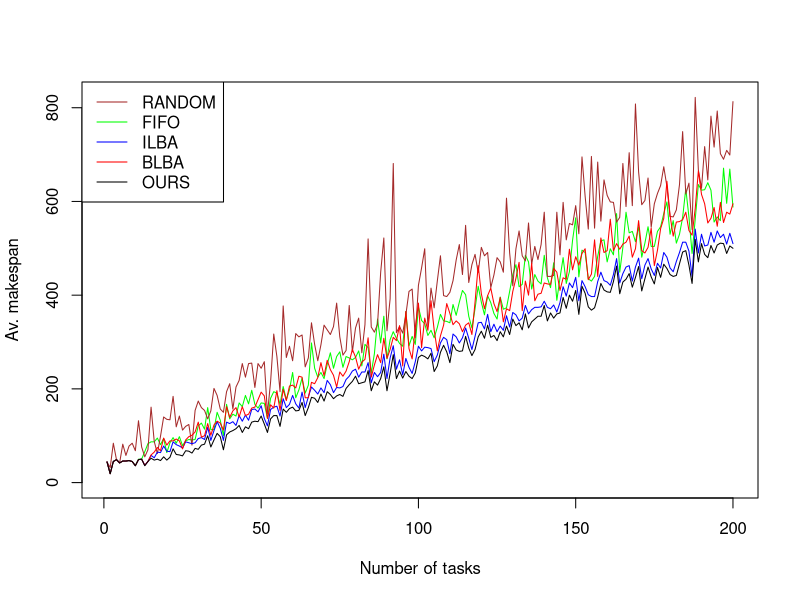
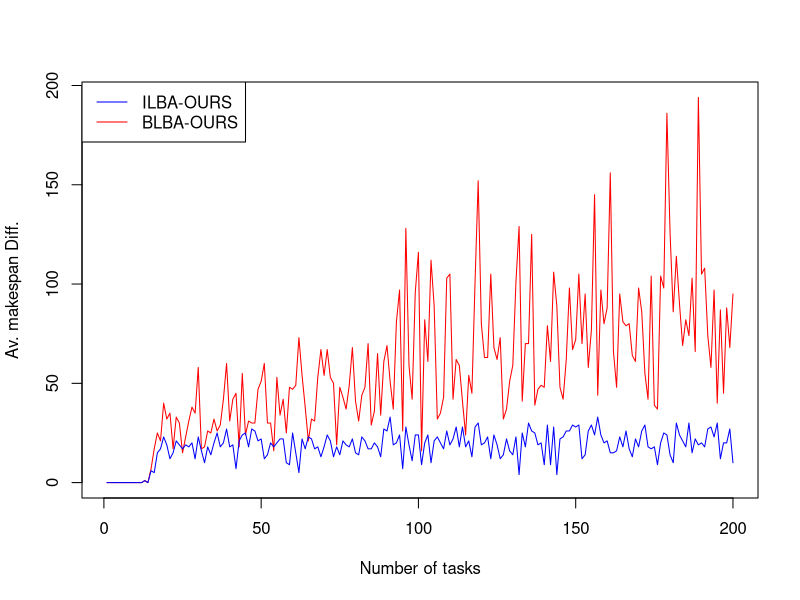
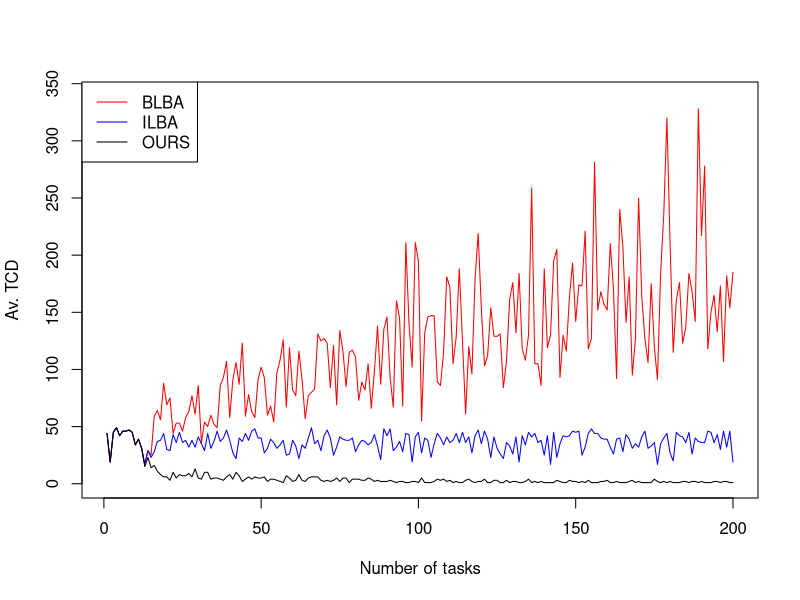
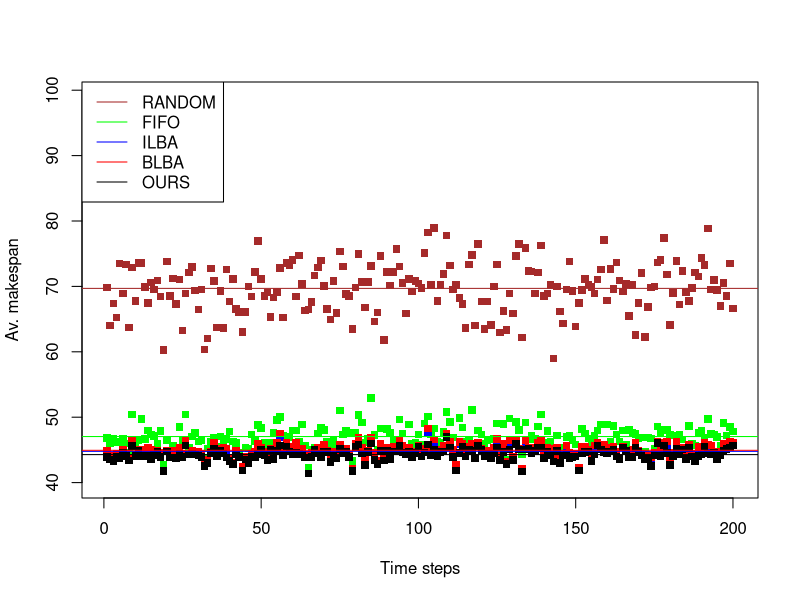

These figures' R source, in order: (Note: a time limit stopped this script after it produced the figures.)
virtu=10
fifo=rep(0,200)
rnd=rep(0,200)
greed=rep(0,200)
greedb=rep(0,200)
ours=rep(0,200)
greedmin=rep(0,200)
greedminb=rep(0,200)
oursmin=rep(0,200)
fifofun=function(n)
{
  fiflist=rep(0,virtu)
  tmp=1
  for(i in 1:length(n)){
    fiflist[tmp]=fiflist[tmp]+n[i]
    tmp=tmp+1;
    if(tmp>virtu)
      tmp=1
  }
  return(max(fiflist))
}
greedfun=function(n)
{
  greedlist=rep(0,virtu)
  tmp=1
  for(i in 1:length(n)){
    greedlist[tmp]=greedlist[tmp]+n[i]
    tmp=which.min(greedlist)
  }
  return(c(max(greedlist),min(greedlist)))
}
greedfunb=function(n)
{
  greedlist=rep(0,virtu)
  blba=rep(0,virtu)
  tmp=1
  blba[tmp]=blba[tmp]+1
  for(i in 1:length(n)){
    blba[tmp]=blba[tmp]+1
    greedlist[tmp]=greedlist[tmp]+n[i]
    tmp=which(blba==min(blba))
    if(length(tmp)!=1){
      tmptmp=which.min(greedlist[tmp])
      tmp=tmp[tmptmp]
    }
  }
  return(c(max(greedlist),min(greedlist)))
}
rndfun=function(n)
{
  rndlist=rep(0,virtu)
  tmp=sample(1:virtu,1)
  for(i in 1:length(n)){
    rndlist[tmp]=rndlist[tmp]+n[i]
    tmp=sample(1:virtu,1)
  }
  return(max(rndlist))
}
oursfun=function(n)
{
  ourslist=rep(0,virtu)
  m=sort(n,decreasing = TRUE)
  tmp=1
  for(i in 1:length(n)){
    ourslist[tmp]=ourslist[tmp]+m[i]
    tmp=which.min(ourslist)
  }
  return(c(max(ourslist),min(ourslist)))
}
for(i in 1:200)
{
  tmpfifo=rep(0,50)
  tmprnd=rep(0,50)
  tmpgreed=rep(0,50)
  tmpgreedb=rep(0,50)
  tmpours=rep(0,50)
  tmpoursmin=rep(0,50)
  tmpgreedmin=rep(0,50)
  tmpgreedminb=rep(0,50)
  for(j in 1:50){
    n=sample(1:50,i,replace = TRUE)
    tmpfifo=fifofun(n)
    tmprnd=rndfun(n)
    tmp=greedfun(n)
    tmpgreed=tmp[1]
    tmpgreedmin=tmp[2]
    tmp=greedfunb(n)
    tmpgreedb=tmp[1]
    tmpgreedminb=tmp[2]
    tmp=oursfun(n)
    tmpours=tmp[1]
    tmpoursmin=tmp[2]
  }
  fifo[i]=mean(tmpfifo)
  greed[i]=mean(tmpgreed)
  greedb[i]=mean(tmpgreedb)
  rnd[i]=mean(tmprnd)
  ours[i]=mean(tmpours)
  greedmin[i]=mean(tmpgreedmin)
  greedminb[i]=mean(tmpgreedminb)
  oursmin[i]=mean(tmpoursmin)
}
windows()
plot(fifo,type='l',ylim=c(0,max(rnd)),col='green',xlab="Number of tasks",ylab="Av. makespan")
legend("topleft", c("RANDOM","FIFO","ILBA","BLBA","OURS"),col=c("brown", "green","blue","red","black"), lty=1,)
lines(rnd,col='brown')
lines(greed,col='blue')
lines(greedb,col='red')
lines(ours,col='black')
windows()
plot(greedb-ours,type='l',xlab="Number of tasks",ylab="Av. makespan Diff.",col="red")
legend("topleft", c("ILBA-OURS","BLBA-OURS"),col=c("blue","red"), lty=1)
lines(greed-ours,col='blue')
windows()
plot(greedb-greedminb,type='l',ylim=c(min(ours-oursmin),10+max(greedb-greedminb)),xlab="Number of tasks",ylab="Av. TCD",col="red")
legend("topleft", c("BLBA","ILBA","OURS"),col=c("red","blue","black"), lty=1,)
lines(greed-greedmin,col="blue")
lines(ours-oursmin,col="black")

for(i in 1:200)
{
  tmpfifo=rep(0,50)
  tmprnd=rep(0,50)
  tmpgreed=rep(0,50)
  tmpgreedb=rep(0,50)
  tmpours=rep(0,50)
  tmpoursmin=rep(0,50)
  tmpgreedmin=rep(0,50)
  tmpgreedminb=rep(0,50)
  m=rpois(50,7)+1
  for(j in 1:50){
    n=sample(1:50,m[j],replace = TRUE)
    tmpfifo[j]=fifofun(n)
    tmprnd[j]=rndfun(n)
    tmp=greedfun(n)
    tmpgreed[j]=tmp[1]
    tmpgreedmin[j]=tmp[2]
    tmp=greedfunb(n)
    tmpgreedb[j]=tmp[1]
    tmpgreedminb[j]=tmp[2]
    tmp=oursfun(n)
    tmpours[j]=tmp[1]
    tmpoursmin[j]=tmp[2]
  }
  fifo[i]=mean(tmpfifo)
  greed[i]=mean(tmpgreed)
  greedb[i]=mean(tmpgreedb)
  rnd[i]=mean(tmprnd)
  ours[i]=mean(tmpours)
  greedmin[i]=mean(tmpgreedmin)
  greedminb[i]=mean(tmpgreedminb)
  oursmin[i]=mean(tmpoursmin)
}

windows()
plot(fifo,type='p',pch=15,ylim=c(40,max(rnd)+20),col='green',xlab="Time steps",ylab="Av. makespan")
legend("topleft", c("RANDOM","FIFO","ILBA","BLBA","OURS"),col=c("brown", "green","blue","red","black"), lty=1,)
lines(rnd,col='brown',type='p',pch=15)
lines(greed,col='blue',type='p',pch=15)
lines(greedb,col='red',type='p',pch=15)
lines(ours,col='black',type='p',pch=15)
abline(h=mean(ours),col='black')
abline(h=mean(fifo),col='green')
abline(h=mean(rnd),col='brown')
abline(h=mean(greed),col='blue')
abline(h=mean(greedb),col='red')

rnd1=rep(0,50)
greed1=rep(0,50)
greed1b=rep(0,50)
ours1=rep(0,50)
fifo1=rep(0,50)
oursmin1=rep(0,50)
greedmin1=rep(0,50)
greedmin1b=rep(0,50)
tfif1=rep(0,50)
tgrd1=rep(0,50)
trnd1=rep(0,50)
tour1=rep(0,50)
tgrdb1=rep(0,50)
options(digits=22)
for(k in 1:50)
{
  tfif2=rep(0,200)
  tgrd2=rep(0,200)
  trnd2=rep(0,200)
  tour2=rep(0,200)
  tgrdb2=rep(0,200)
  for(i in 1:200)
  {
    tfif3=rep(0,50)
    tgrd3=rep(0,50)
    trnd3=rep(0,50)
    tour3=rep(0,50)
    tgrdb3=rep(0,50)
    tmpfifo=rep(0,50)
    tmprnd=rep(0,50)
    tmpgreed=rep(0,50)
    tmpgreedb=rep(0,50)
    tmpours=rep(0,50)
    tmpoursmin=rep(0,50)
    tmpgreedmin=rep(0,50)
    tmpgreedminb=rep(0,50)
    m=rpois(50,7)+1
    for(j in 1:50){
      n=sample(1:50,m[j],replace = TRUE)
      start_time <- Sys.time()
      tmpfifo[j]=fifofun(n)
      end_time <- Sys.time()
      tfif3[j]=end_time - start_time
      start_time <- Sys.time()
      tmprnd[j]=rndfun(n)
      end_time <- Sys.time()
      trnd3[j]=end_time - start_time
      start_time <- Sys.time()
      tmp=greedfun(n)
      tmpgreed[j]=tmp[1]
      tmpgreedmin[j]=tmp[2]
      end_time <- Sys.time()
      tgrd3[j]=end_time - start_time
      start_time <- Sys.time()
      tmp=greedfunb(n)
      tmpgreedb[j]=tmp[1]
      tmpgreedminb[j]=tmp[2]
      end_time <- Sys.time()
      tgrdb3[j]=end_time - start_time
      start_time <- Sys.time()
      tmp=oursfun(n)
      tmpours[j]=tmp[1]
      tmpoursmin[j]=tmp[2]
      end_time <- Sys.time()
      tour3[j]=end_time - start_time
    }
    tfif2[i]=mean(tfif3)
    tour2[i]=mean(tour3)
    tgrd2[i]=mean(tgrd3)
    tgrdb2[i]=mean(tgrdb3)
    trnd2[i]=mean(trnd3)
    fifo[i]=mean(tmpfifo)
    greed[i]=mean(tmpgreed)
    greedb[i]=mean(tmpgreedb)
    rnd[i]=mean(tmprnd)
    ours[i]=mean(tmpours)
    greedmin[i]=mean(tmpgreedmin)
    greedminb[i]=mean(tmpgreedminb)
    oursmin[i]=mean(tmpoursmin)
  }
  tfif1[k]=sum(tfif2)
  tour1[k]=sum(tour2)
  tgrd1[k]=sum(tgrd2)
  tgrdb1[k]=sum(tgrdb2)
  trnd1[k]=sum(trnd2)
  fifo1[k]=mean(fifo)
  greed1[k]=mean(greed)
  greed1b[k]=mean(greedb)
  rnd1[k]=mean(rnd)
  ours1[k]=mean(ours)
  oursmin1[k]=mean(oursmin)
  greedmin1[k]=mean(greedmin)
  greedmin1b[k]=mean(greedminb)
}

mean(tour1)
mean(tfif1)
mean(trnd1)
mean(tgrdb1)
mean(tgrd1)


windows()
plot(fifo1,type='l',ylim=c(min(ours1),max(rnd1)+20),col='green',xlab="Time steps",ylab="Av. makespan")
legend("topleft", c("RANDOM","FIFO","ILBA","BLBA","OURS"),col=c("brown", "green","blue","red","black"), lty=1,)
lines(rnd1,col='brown',type='l')
lines(greed1,col='blue',type='l')
lines(greed1b,col='red',type='l')
lines(ours1,col='black',type='l')
windows()
plot(greed1b-ours1,ylim=c(min(greed1-ours1),max(greed1b-ours1)+0.05),type='l',xlab="Time steps",ylab="Av. makespan Diff.",col="red")
legend("topleft", c("ILBA-OURS","BLBA-OURS"),col=c("blue","red"), lty=1)
lines(greed1-ours1,col='blue')

windows()
plot(greed1-greedmin1,type='l',ylim=c(min(ours1-oursmin1),max(greed1b-greedmin1b)+0.3),xlab="Time steps",ylab="Av. TCD",col="blue")
legend("topleft", c("BLBA","ILBA","OURS"),col=c("red","blue","black"), lty=1,)
lines(ours1-oursmin1,col="black")
lines(greed1b-greedmin1b,col="red")



##############################200 timestep continuous
fiflist=rep(0,virtu)
greedlist=rep(0,virtu)
greedlistb=rep(0,virtu)
blba=rep(0,virtu)
rndlist=rep(0,virtu)
ourslist=rep(0,virtu)

fifofun1=function(n,fiflist,tmp)
{
  if(tmp>virtu)
    tmp=1
  for(i in 1:length(n)){
    fiflist[tmp]=fiflist[tmp]+n[i]
    tmp=tmp+1;
    if(tmp>virtu)
      tmp=1
  }
  return(c(max(fiflist),tmp,fiflist))
}
greedfun1=function(n,greedlist,tmp1)
{
  tmp=tmp1
  for(i in 1:length(n)){
    greedlist[tmp]=greedlist[tmp]+n[i]
    tmp=which.min(greedlist)
  }
  return(c(max(greedlist),min(greedlist),tmp,greedlist))
}
greedfun1b=function(n,greedlist,tmp1,blba)
{
  tmp=tmp1
  for(i in 1:length(n)){
    blba[tmp]=blba[tmp]+1
    greedlist[tmp]=greedlist[tmp]+n[i]
    tmp=which(blba==min(blba))
    if(length(tmp)!=1){
      tmptmp=which.min(greedlist[tmp])
      tmp=tmp[tmptmp]
    }
  }
  return(c(max(greedlist),min(greedlist),tmp,greedlist,blba))
}
rndfun1=function(n,rndlist)
{
  tmp=sample(1:virtu,1)
  for(i in 1:length(n)){
    rndlist[tmp]=rndlist[tmp]+n[i]
    tmp=sample(1:virtu,1)
  }
  return(c(max(rndlist),rndlist))
}
oursfun1=function(n,ourslist)
{
  m=sort(n,decreasing = TRUE)
  for(i in 1:length(n)){
    tmp=which.min(ourslist)
    ourslist[tmp]=ourslist[tmp]+m[i]
  }
  return(c(max(ourslist),min(ourslist),ourslist))
}

tmp=1
tmp1=1
tmp2=1
tfif1=rep(0,200)
tgrd1=rep(0,200)
trnd1=rep(0,200)
tour1=rep(0,200)
tgrdb1=rep(0,200)
for(i in 1:200)
{
  tfif=rep(0,50)
  tgrd=rep(0,50)
  trnd=rep(0,50)
  tour=rep(0,50)
  tgrdb=rep(0,50)
  tmpfifo=rep(0,50)
  tmprnd=rep(0,50)
  tmpgreed=rep(0,50)
  tmpgreedb=rep(0,50)
  tmpours=rep(0,50)
  tmpoursmin=rep(0,50)
  tmpgreedmin=rep(0,50)
  tmpgreedminb=rep(0,50)
  m=rpois(50,7)+1
  for(j in 1:50){
    n=sample(1:50,m[j],replace = TRUE)
    start_time <- Sys.time()
    temp=fifofun1(n,fiflist,tmp)
    tmpfifo[j]=temp[1]
    tmp=temp[2]
    fiflist=temp[3:length(temp)]
    end_time <- Sys.time()
    tfif[j]=end_time - start_time
    start_time <- Sys.time()
    temp=rndfun1(n,rndlist)
    tmprnd[j]=temp[1]
    rndlist=temp[2:length(temp)]
    end_time <- Sys.time()
    trnd[j]=end_time - start_time
    start_time <- Sys.time()
    temp=greedfun1(n,greedlist,tmp1)
    tmpgreed[j]=temp[1]
    tmpgreedmin[j]=temp[2]
    tmp1=temp[3]
    greedlist=temp[4:length(temp)]
    end_time <- Sys.time()
    tgrd[j]=end_time - start_time
    start_time <- Sys.time()
    temp=greedfun1b(n,greedlistb,tmp2,blba)
    tmpgreedb[j]=temp[1]
    tmpgreedminb[j]=temp[2]
    tmp2=temp[3]
    greedlistb=temp[4:13]
    blba=temp[14:length(temp)]
    end_time <- Sys.time()
    tgrdb[j]=end_time - start_time
    start_time <- Sys.time()
    temp=oursfun1(n,ourslist)
    tmpours[j]=temp[1]
    tmpoursmin[j]=temp[2]
    ourslist=temp[3:length(temp)]
    end_time <- Sys.time()
    tour[j]=end_time - start_time
  }
  fifo[i]=mean(tmpfifo)
  greed[i]=mean(tmpgreed)
  greedb[i]=mean(tmpgreedb)
  rnd[i]=mean(tmprnd)
  ours[i]=mean(tmpours)
  greedmin[i]=mean(tmpgreedmin)
  greedminb[i]=mean(tmpgreedminb)
  oursmin[i]=mean(tmpoursmin)
  tfif1[i]=mean(tfif)
  tgrd1[i]=mean(tgrd)
  trnd1[i]=mean(trnd)
  tour1[i]=mean(tour)
  tgrdb1[i]=mean(tgrdb)
}
sum(tfif1)
sum(tgrd1)
sum(tgrdb1)
sum(trnd1)
sum(tour1)

windows()
plot(1:200,fifo,type='l',ylim=c(500,(max(rnd)+1000)),xlab="Time steps",ylab="Av. makespan",col="green")
legend("topleft", c("RANDOM","FIFO","ILBA","BLBA","OURS"),col=c("brown", "green","blue","red","black"), lty=1,)
lines(1:200,rnd,col='brown',type='l')
lines(1:200,greed,col='blue',type='l')
lines(1:200,greedb,col='red',type='l')
lines(1:200,ours,col='black',type='l')
windows()
plot(greed-ours,type='l',xlab="Time steps",ylab="Av. makespan Diff.")
legend("topleft", c("ILBA-Ours","BLBA-Ours"),col=c("blue","red"), lty=1,)
lines(greed-ours,col='red',type='l')

windows()
plot(greed-greedmin,type='l',ylim=c(min(ours-oursmin),max(greed-greedmin)+2),xlab="Time steps",ylab="Av. TCD",col="red")
legend("topleft", c("ILBA","OURS"),col=c("red","black"), lty=1)
lines(ours-oursmin,col="black")
lines(greed-greedmin,col="blue")


fiflist=rep(0,virtu)
greedlist=rep(0,virtu)
rndlist=rep(0,virtu)
ourslist=rep(0,virtu)

rnd1=rep(0,50)
greed1=rep(0,50)
ours1=rep(0,50)
fifo1=rep(0,50)
oursmin1=rep(0,50)
greedmin1=rep(0,50)
tmp=1
tmp1=1
for(k in 1:50)
{
  for(i in 1:200)
  {
    tmpfifo=rep(0,50)
    tmprnd=rep(0,50)
    tmpgreed=rep(0,50)
    tmpours=rep(0,50)
    tmpoursmin=rep(0,50)
    tmpgreedmin=rep(0,50)
    m=rpois(50,7)+1
    for(j in 1:50){
      n=sample(1:50,m[j],replace = TRUE)
      temp=fifofun1(n,fiflist,tmp)
      tmpfifo[j]=temp[1]
      tmp=temp[2]
      fiflist=temp[3:length(temp)]
      temp=rndfun1(n,rndlist)
      tmprnd[j]=temp[1]
      rndlist=temp[2:length(temp)]
      temp=greedfun1(n,greedlist,tmp1)
      tmpgreed[j]=temp[1]
      tmpgreedmin[j]=temp[2]
      tmp1=temp[3]
      greedlist=temp[4:length(temp)]
      temp=oursfun1(n,ourslist)
      tmpours[j]=temp[1]
      tmpoursmin[j]=temp[2]
      ourslist=temp[3:length(temp)]
    }
    fifo[i]=mean(tmpfifo)
    greed[i]=mean(tmpgreed)
    rnd[i]=mean(tmprnd)
    ours[i]=mean(tmpours)
    greedmin[i]=mean(tmpgreedmin)
    oursmin[i]=mean(tmpoursmin)
  }
  fifo1[k]=mean(fifo)
  greed1[k]=mean(greed)
  rnd1[k]=mean(rnd)
  ours1[k]=mean(ours)
  oursmin1[k]=mean(oursmin)
  greedmin1[k]=mean(greedmin)
}

windows()
plot(fifo1,type='l',ylim=c(min(ours1),max(rnd1)+20),col='red',xlab="Index",ylab="Av. makespan")
legend("topleft", c("RANDOM","FIFO","GREEDY","OURS"),col=c("blue", "red","green","black"), lty=1,)
lines(rnd1,col='blue',type='l')
lines(greed1,col='green',type='l')
lines(ours1,col='black',type='l')
windows()
plot(greed1-ours1,type='l',xlab="Index",ylab="Av. makespan Diff.")
windows()
plot(greed1-greedmin1,type='l',ylim=c(min(ours1-oursmin1),max(greed1-greedmin1)),xlab="Index",ylab="Av. TCD",col="red")
legend("topleft", c("GREEDY","OURS"),col=c("red","black"), lty=1,)
lines(ours1-oursmin1,col="black")
